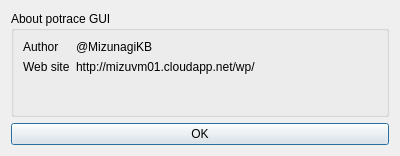
<?xml version="1.0" encoding="UTF-8"?>
<ui version="4.0">
 <class>Dialog</class>
 <widget class="QDialog" name="Dialog">
  <property name="geometry">
   <rect>
    <x>0</x>
    <y>0</y>
    <width>400</width>
    <height>156</height>
   </rect>
  </property>
  <property name="windowTitle">
   <string>About</string>
  </property>
  <property name="modal">
   <bool>true</bool>
  </property>
  <layout class="QVBoxLayout" name="verticalLayout">
   <item>
    <widget class="QGroupBox" name="groupBox">
     <property name="title">
      <string>About potrace GUI</string>
     </property>
     <layout class="QFormLayout" name="formLayout">
      <item row="0" column="0">
       <widget class="QLabel" name="label">
        <property name="text">
         <string>Author</string>
        </property>
       </widget>
      </item>
      <item row="0" column="1">
       <widget class="QLabel" name="label_2">
        <property name="text">
         <string>@MizunagiKB</string>
        </property>
       </widget>
      </item>
      <item row="1" column="0">
       <widget class="QLabel" name="label_3">
        <property name="text">
         <string>Web site</string>
        </property>
       </widget>
      </item>
      <item row="1" column="1">
       <widget class="QLabel" name="label_4">
        <property name="text">
         <string>http://mizuvm01.cloudapp.net/wp/</string>
        </property>
       </widget>
      </item>
     </layout>
    </widget>
   </item>
   <item>
    <widget class="QPushButton" name="btnOK">
     <property name="text">
      <string>OK</string>
     </property>
    </widget>
   </item>
  </layout>
 </widget>
 <resources/>
 <connections>
  <connection>
   <sender>btnOK</sender>
   <signal>clicked()</signal>
   <receiver>Dialog</receiver>
   <slot>accept()</slot>
   <hints>
    <hint type="sourcelabel">
     <x>325</x>
     <y>270</y>
    </hint>
    <hint type="destinationlabel">
     <x>199</x>
     <y>149</y>
    </hint>
   </hints>
  </connection>
 </connections>
</ui>
